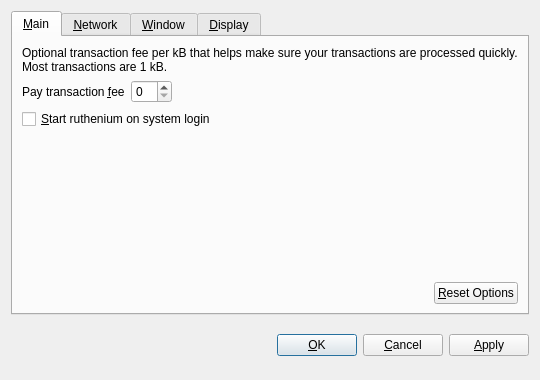
<?xml version="1.0" encoding="UTF-8"?>
<ui version="4.0">
 <class>OptionsDialog</class>
 <widget class="QDialog" name="OptionsDialog">
  <property name="geometry">
   <rect>
    <x>0</x>
    <y>0</y>
    <width>540</width>
    <height>380</height>
   </rect>
  </property>
  <property name="windowTitle">
   <string>Options</string>
  </property>
  <property name="modal">
   <bool>true</bool>
  </property>
  <layout class="QVBoxLayout" name="verticalLayout">
   <item>
    <widget class="QTabWidget" name="tabWidget">
     <property name="tabPosition">
      <enum>QTabWidget::North</enum>
     </property>
     <property name="currentIndex">
      <number>0</number>
     </property>
     <widget class="QWidget" name="tabMain">
      <attribute name="title">
       <string>&amp;Main</string>
      </attribute>
      <layout class="QVBoxLayout" name="verticalLayout_Main">
       <item>
        <widget class="QLabel" name="transactionFeeInfoLabel">
         <property name="text">
          <string>Optional transaction fee per kB that helps make sure your transactions are processed quickly. Most transactions are 1 kB.</string>
         </property>
         <property name="textFormat">
          <enum>Qt::PlainText</enum>
         </property>
         <property name="wordWrap">
          <bool>true</bool>
         </property>
        </widget>
       </item>
       <item>
        <layout class="QHBoxLayout" name="horizontalLayout_1_Main">
         <item>
          <widget class="QLabel" name="transactionFeeLabel">
           <property name="text">
            <string>Pay transaction &amp;fee</string>
           </property>
           <property name="textFormat">
            <enum>Qt::PlainText</enum>
           </property>
           <property name="buddy">
            <cstring>transactionFee</cstring>
           </property>
          </widget>
         </item>
         <item>
          <widget class="BitcoinAmountField" name="transactionFee"/>
         </item>
         <item>
          <spacer name="horizontalSpacer_1_Main">
           <property name="orientation">
            <enum>Qt::Horizontal</enum>
           </property>
           <property name="sizeHint" stdset="0">
            <size>
             <width>40</width>
             <height>20</height>
            </size>
           </property>
          </spacer>
         </item>
        </layout>
       </item>
       <item>
        <widget class="QCheckBox" name="bitcoinAtStartup">
         <property name="toolTip">
          <string>Automatically start ruthenium after logging in to the system.</string>
         </property>
         <property name="text">
          <string>&amp;Start ruthenium on system login</string>
         </property>
        </widget>
       </item>
       <item>
        <spacer name="verticalSpacer_Main">
         <property name="orientation">
          <enum>Qt::Vertical</enum>
         </property>
         <property name="sizeHint" stdset="0">
          <size>
           <width>20</width>
           <height>40</height>
          </size>
         </property>
        </spacer>
       </item>
       <item>
        <layout class="QHBoxLayout" name="horizontalLayout_2_Main">
         <item>
          <spacer name="horizontalSpacer_2_Main">
           <property name="orientation">
            <enum>Qt::Horizontal</enum>
           </property>
           <property name="sizeHint" stdset="0">
            <size>
             <width>40</width>
             <height>20</height>
            </size>
           </property>
          </spacer>
         </item>
         <item>
          <widget class="QPushButton" name="resetButton">
           <property name="toolTip">
            <string>Reset all client options to default.</string>
           </property>
           <property name="text">
            <string>&amp;Reset Options</string>
           </property>
           <property name="autoDefault">
            <bool>false</bool>
           </property>
          </widget>
         </item>
        </layout>
       </item>
      </layout>
     </widget>
     <widget class="QWidget" name="tabNetwork">
      <attribute name="title">
       <string>&amp;Network</string>
      </attribute>
      <layout class="QVBoxLayout" name="verticalLayout_Network">
       <item>
        <widget class="QCheckBox" name="mapPortUpnp">
         <property name="toolTip">
          <string>Automatically open the ruthenium client port on the router. This only works when your router supports UPnP and it is enabled.</string>
         </property>
         <property name="text">
          <string>Map port using &amp;UPnP</string>
         </property>
        </widget>
       </item>
       <item>
        <widget class="QCheckBox" name="connectSocks">
         <property name="toolTip">
          <string>Connect to the ruthenium network through a SOCKS proxy (e.g. when connecting through Tor).</string>
         </property>
         <property name="text">
          <string>&amp;Connect through SOCKS proxy:</string>
         </property>
        </widget>
       </item>
       <item>
        <layout class="QHBoxLayout" name="horizontalLayout_Network">
         <item>
          <widget class="QLabel" name="proxyIpLabel">
           <property name="text">
            <string>Proxy &amp;IP:</string>
           </property>
           <property name="textFormat">
            <enum>Qt::PlainText</enum>
           </property>
           <property name="buddy">
            <cstring>proxyIp</cstring>
           </property>
          </widget>
         </item>
         <item>
          <widget class="QValidatedLineEdit" name="proxyIp">
           <property name="maximumSize">
            <size>
             <width>140</width>
             <height>16777215</height>
            </size>
           </property>
           <property name="toolTip">
            <string>IP address of the proxy (e.g. 127.0.0.1)</string>
           </property>
          </widget>
         </item>
         <item>
          <widget class="QLabel" name="proxyPortLabel">
           <property name="text">
            <string>&amp;Port:</string>
           </property>
           <property name="textFormat">
            <enum>Qt::PlainText</enum>
           </property>
           <property name="buddy">
            <cstring>proxyPort</cstring>
           </property>
          </widget>
         </item>
         <item>
          <widget class="QLineEdit" name="proxyPort">
           <property name="maximumSize">
            <size>
             <width>55</width>
             <height>16777215</height>
            </size>
           </property>
           <property name="toolTip">
            <string>Port of the proxy (e.g. 9050)</string>
           </property>
          </widget>
         </item>
         <item>
          <widget class="QLabel" name="socksVersionLabel">
           <property name="text">
            <string>SOCKS &amp;Version:</string>
           </property>
           <property name="textFormat">
            <enum>Qt::PlainText</enum>
           </property>
           <property name="buddy">
            <cstring>socksVersion</cstring>
           </property>
          </widget>
         </item>
         <item>
          <widget class="QValueComboBox" name="socksVersion">
           <property name="toolTip">
            <string>SOCKS version of the proxy (e.g. 5)</string>
           </property>
          </widget>
         </item>
         <item>
          <spacer name="horizontalSpacer_Network">
           <property name="orientation">
            <enum>Qt::Horizontal</enum>
           </property>
           <property name="sizeHint" stdset="0">
            <size>
             <width>40</width>
             <height>20</height>
            </size>
           </property>
          </spacer>
         </item>
        </layout>
       </item>
       <item>
        <spacer name="verticalSpacer_Network">
         <property name="orientation">
          <enum>Qt::Vertical</enum>
         </property>
         <property name="sizeHint" stdset="0">
          <size>
           <width>20</width>
           <height>40</height>
          </size>
         </property>
        </spacer>
       </item>
      </layout>
     </widget>
     <widget class="QWidget" name="tabWindow">
      <attribute name="title">
       <string>&amp;Window</string>
      </attribute>
      <layout class="QVBoxLayout" name="verticalLayout_Window">
       <item>
        <widget class="QCheckBox" name="minimizeToTray">
         <property name="toolTip">
          <string>Show only a tray icon after minimizing the window.</string>
         </property>
         <property name="text">
          <string>&amp;Minimize to the tray instead of the taskbar</string>
         </property>
        </widget>
       </item>
       <item>
        <widget class="QCheckBox" name="minimizeOnClose">
         <property name="toolTip">
          <string>Minimize instead of exit the application when the window is closed. When this option is enabled, the application will be closed only after selecting Quit in the menu.</string>
         </property>
         <property name="text">
          <string>M&amp;inimize on close</string>
         </property>
        </widget>
       </item>
       <item>
        <spacer name="verticalSpacer_Window">
         <property name="orientation">
          <enum>Qt::Vertical</enum>
         </property>
         <property name="sizeHint" stdset="0">
          <size>
           <width>20</width>
           <height>40</height>
          </size>
         </property>
        </spacer>
       </item>
      </layout>
     </widget>
     <widget class="QWidget" name="tabDisplay">
      <attribute name="title">
       <string>&amp;Display</string>
      </attribute>
      <layout class="QVBoxLayout" name="verticalLayout_Display">
       <item>
        <layout class="QHBoxLayout" name="horizontalLayout_1_Display">
         <item>
          <widget class="QLabel" name="langLabel">
           <property name="text">
            <string>User Interface &amp;language:</string>
           </property>
           <property name="textFormat">
            <enum>Qt::PlainText</enum>
           </property>
           <property name="buddy">
            <cstring>lang</cstring>
           </property>
          </widget>
         </item>
         <item>
          <widget class="QValueComboBox" name="lang">
           <property name="toolTip">
            <string>The user interface language can be set here. This setting will take effect after restarting ruthenium.</string>
           </property>
          </widget>
         </item>
        </layout>
       </item>
       <item>
        <layout class="QHBoxLayout" name="horizontalLayout_2_Display">
         <item>
          <widget class="QLabel" name="unitLabel">
           <property name="text">
            <string>&amp;Unit to show amounts in:</string>
           </property>
           <property name="textFormat">
            <enum>Qt::PlainText</enum>
           </property>
           <property name="buddy">
            <cstring>unit</cstring>
           </property>
          </widget>
         </item>
         <item>
          <widget class="QValueComboBox" name="unit">
           <property name="toolTip">
            <string>Choose the default subdivision unit to show in the interface and when sending coins.</string>
           </property>
          </widget>
         </item>
        </layout>
       </item>
       <item>
        <widget class="QCheckBox" name="displayAddresses">
         <property name="toolTip">
          <string>Whether to show ruthenium addresses in the transaction list or not.</string>
         </property>
         <property name="text">
          <string>&amp;Display addresses in transaction list</string>
         </property>
        </widget>
       </item>
       <item>
        <widget class="QCheckBox" name="coinControlFeatures">
         <property name="toolTip">
          <string>Whether to show coin control features or not.</string>
         </property>
         <property name="text">
          <string>Display coin &amp;control features (experts only!)</string>
         </property>
        </widget>
       </item>
       <item>
        <spacer name="verticalSpacer_Display">
         <property name="orientation">
          <enum>Qt::Vertical</enum>
         </property>
         <property name="sizeHint" stdset="0">
          <size>
           <width>20</width>
           <height>40</height>
          </size>
         </property>
        </spacer>
       </item>
      </layout>
     </widget>
    </widget>
   </item>
   <item>
    <layout class="QHBoxLayout" name="horizontalLayout_Buttons">
     <item>
      <spacer name="horizontalSpacer_1">
       <property name="orientation">
        <enum>Qt::Horizontal</enum>
       </property>
       <property name="sizeHint" stdset="0">
        <size>
         <width>40</width>
         <height>48</height>
        </size>
       </property>
      </spacer>
     </item>
     <item>
      <widget class="QLabel" name="statusLabel">
       <property name="font">
        <font>
         <weight>75</weight>
         <bold>true</bold>
        </font>
       </property>
       <property name="text">
        <string/>
       </property>
       <property name="textFormat">
        <enum>Qt::PlainText</enum>
       </property>
       <property name="wordWrap">
        <bool>true</bool>
       </property>
      </widget>
     </item>
     <item>
      <spacer name="horizontalSpacer_2">
       <property name="orientation">
        <enum>Qt::Horizontal</enum>
       </property>
       <property name="sizeHint" stdset="0">
        <size>
         <width>40</width>
         <height>48</height>
        </size>
       </property>
      </spacer>
     </item>
     <item>
      <widget class="QPushButton" name="okButton">
       <property name="text">
        <string>&amp;OK</string>
       </property>
      </widget>
     </item>
     <item>
      <widget class="QPushButton" name="cancelButton">
       <property name="text">
        <string>&amp;Cancel</string>
       </property>
       <property name="autoDefault">
        <bool>false</bool>
       </property>
      </widget>
     </item>
     <item>
      <widget class="QPushButton" name="applyButton">
       <property name="text">
        <string>&amp;Apply</string>
       </property>
       <property name="autoDefault">
        <bool>false</bool>
       </property>
      </widget>
     </item>
    </layout>
   </item>
  </layout>
 </widget>
 <customwidgets>
  <customwidget>
   <class>BitcoinAmountField</class>
   <extends>QSpinBox</extends>
   <header>bitcoinamountfield.h</header>
  </customwidget>
  <customwidget>
   <class>QValueComboBox</class>
   <extends>QComboBox</extends>
   <header>qvaluecombobox.h</header>
  </customwidget>
  <customwidget>
   <class>QValidatedLineEdit</class>
   <extends>QLineEdit</extends>
   <header>qvalidatedlineedit.h</header>
  </customwidget>
 </customwidgets>
 <resources/>
 <connections/>
</ui>
